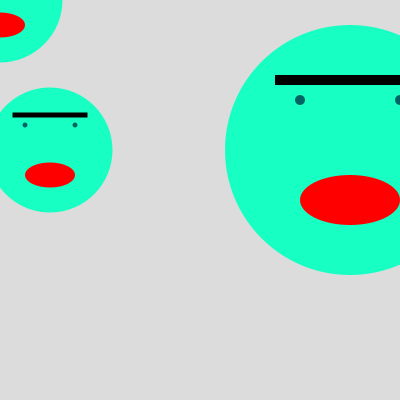
Frame 1 (no input)
Frame 60 (the mouse pressed at the canvas centre just before this capture): identical to frame 1, image omitted
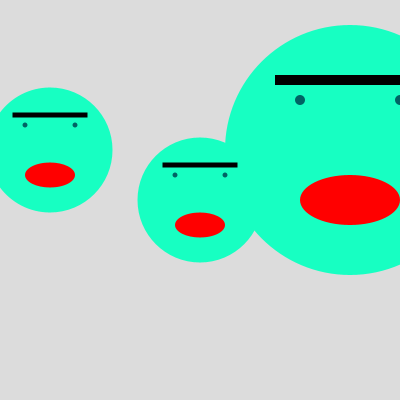
Frame 120 (the mouse held since frame 60 and released just before this capture)

The Processing sketch that drew these frames (run headless with seeded random() and noise(); from frame 60 on, the mouse is pressed at the canvas centre):

// Processing sketch: Intro_to_Functions_After
// ── Intro_to_Functions_After.pde
//Set up global variables here


void setup() {
  size(400, 400);
  
  //Initialize = Give an intial value
  //xPosition = 200;
  //yPosition = 250;
  //faceSize = 1.5; 
  
}

void draw() {
  //faceSize = 0.25 + mouseY/200.0;
  //xPosition = mouseX/faceSize;
  //yPosition = mouseY/faceSize;
  
  background(220);
  
  //text(faceSize,50,50);
  
  drawCharacter(50,150,0.5);
  drawCharacter(350,150,1);
  drawCharacter(mouseX,mouseY,0.5);


  
}

/*
This function draws the angry character to the screen

Returns: none

Parameters:
xPostIn:  float - x positition of the character drawn to screen
yPostIn:  float - y positition of the character drawn to screen
sizeIn:   float - the size of the character on the screen
*/
void drawCharacter(float xPosIn, float yPosIn, float sizeIn) {
  
  float faceSize = sizeIn;
  float xPosition = xPosIn/faceSize;
  float yPosition = yPosIn/faceSize;
  
  
  scale(faceSize);
  noStroke();
  
  //Face
  fill(23,255,194);
  circle(xPosition,yPosition,250);
  
  //Eyes
  fill(0,100,100);
  circle(xPosition+50,yPosition-50,10);  
  circle(xPosition-50,yPosition-50,10);  //Left Eye
  
  //Mouth
  fill(255,0,0);
  ellipse(xPosition,yPosition+50,100,50);
  
  
  //Eyebrows
  fill(0);
  rect(xPosition-75,yPosition-75,150,10);
  resetMatrix();
  
}
